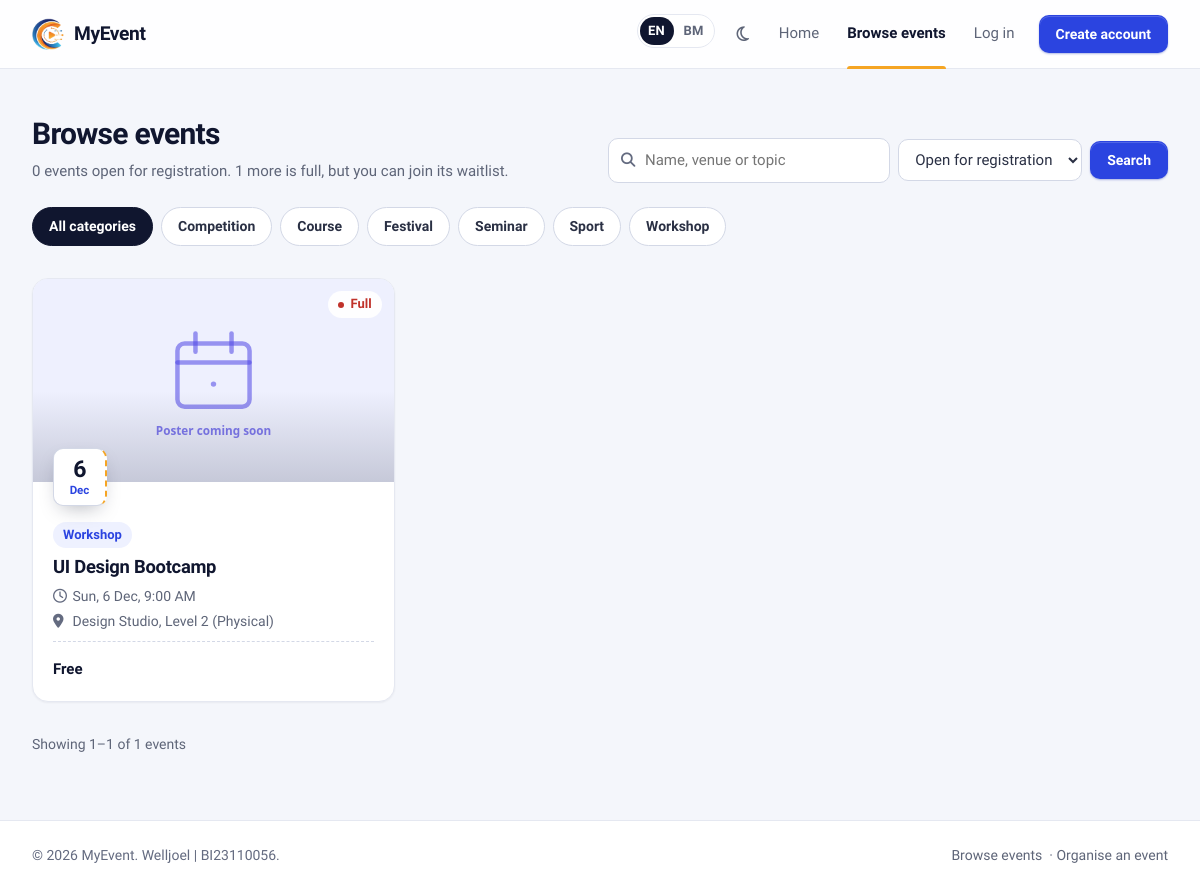
Page /browse_events.php on the committed database.
### tables this page shows
CREATE TABLE IF NOT EXISTS `event_category` (
  `category_id` int(10) unsigned NOT NULL AUTO_INCREMENT,
  `categoryName` varchar(100) NOT NULL,
  `categoryDesc` varchar(100) NOT NULL,
  `createDate` timestamp NOT NULL DEFAULT current_timestamp(),
  PRIMARY KEY (`category_id`)
);

CREATE TABLE IF NOT EXISTS `events` (
  `event_id` int(11) NOT NULL AUTO_INCREMENT,
  `event_name` varchar(255) NOT NULL,
  `description` text DEFAULT NULL,
  `contact_no` varchar(20) DEFAULT NULL,
  `category_id` int(10) unsigned DEFAULT NULL,
  `venue` varchar(255) NOT NULL,
  `event_date` date NOT NULL,
  `event_time` time NOT NULL,
  `end_time` time DEFAULT NULL,
  `mode` enum('Physical','Online','Hybrid') NOT NULL DEFAULT 'Physical',
  `remarks` text DEFAULT NULL,
  `visibility` enum('Public','Private') NOT NULL DEFAULT 'Public',
  `poster_path` varchar(255) DEFAULT NULL,
  `created_by` int(11) DEFAULT NULL,
  `created_at` timestamp NOT NULL DEFAULT current_timestamp(),
  `fee` decimal(10,2) NOT NULL DEFAULT 0.00,
  `reg_close_date` date DEFAULT NULL,
  `max_participants` int(11) NOT NULL DEFAULT 0,
  PRIMARY KEY (`event_id`),
  KEY `category_id` (`category_id`),
  KEY `fk_events_createdby` (`created_by`),
  KEY `idx_events_date` (`event_date`),
  CONSTRAINT `events_ibfk_1` FOREIGN KEY (`category_id`) REFERENCES `event_category` (`category_id`) ON DELETE SET NULL ON UPDATE CASCADE,
  CONSTRAINT `fk_events_createdby` FOREIGN KEY (`created_by`) REFERENCES `users` (`user_id`) ON DELETE SET NULL ON UPDATE CASCADE,
  CONSTRAINT `chk_events_fee` CHECK (`fee` >= 0),
  CONSTRAINT `chk_events_capacity` CHECK (`max_participants` >= 0)
);

### include/i18n.php (called while the page is built, shortened)
<?php
function current_locale(): string
{
    return $GLOBALS['__locale'] ?? default_locale();
}
function translations(string $locale): array
{
    static $cache = [];
    if (!isset($cache[$locale])) {
        $file = __DIR__ . '/../lang/' . $locale . '.php';
        $cache[$locale] = $locale !== 'en' && is_file($file) ? (array) require $file : [];
    }
    return $cache[$locale];
}
function __(string $text, array $params = []): string
{
    $out = translations(current_locale())[$text] ?? $text;
    if ($params) {
        $pairs = [];
        foreach ($params as $k => $v) {
            $pairs['{' . $k . '}'] = (string) $v;
        }
        $out = strtr($out, $pairs);
    }
    return $out;
}
function t(string $text, array $params = []): string
{
    return e(__($text, $params));
}
function _n(string $singular, string $plural, int $n, array $params = []): string
{
    return __($n === 1 ? $singular : $plural, $params + ['n' => $n]);
}
function ldate(string $format, $time = null): string
{
    $ts = $time === null ? time() : (is_int($time) ? $time : strtotime((string) $time));
    $out = date($format, $ts);
    if (current_locale() !== 'ms') {
        return $out;
    }
    static $names = [
        'Monday' => 'Isnin', 'Tuesday' => 'Selasa', 'Wednesday' => 'Rabu', 'Thursday' => 'Khamis',
        'Friday' => 'Jumaat', 'Saturday' => 'Sabtu', 'Sunday' => 'Ahad',
        'January' => 'Januari', 'February' => 'Februari', 'March' => 'Mac', 'April' => 'April', 'June' => 'Jun',
        'July' => 'Julai', 'August' => 'Ogos', 'September' => 'September', 'October' => 'Oktober',
        'November' => 'November', 'December' => 'Disember',
        'Mon' => 'Isn', 'Tue' => 'Sel', 'Wed' => 'Rab', 'Thu' => 'Kha', 'Fri' => 'Jum', 'Sat' => 'Sab', 'Sun' => 'Ahd',
        'Jan' => 'Jan', 'Feb' => 'Feb', 'Mar' => 'Mac', 'Apr' => 'Apr', 'May' => 'Mei', 'Jun' => 'Jun', 'Jul' => 'Jul',
        'Aug' => 'Ogo', 'Sep' => 'Sep', 'Oct' => 'Okt', 'Nov' => 'Nov', 'Dec' => 'Dis',
        'AM' => 'PG', 'PM' => 'PTG',
    ];
    return preg_replace_callback('/\b(' . implode('|', array_map('preg_quote', array_keys($names))) . ')\b/',
        static fn($m) => $names[$m[1]], $out);
}

### include/security.php (called while the page is built, shortened)
<?php
function e($value): string
{
    return htmlspecialchars((string) ($value ?? ''), ENT_QUOTES | ENT_SUBSTITUTE, 'UTF-8');
}

### include/waitlist.php (called while the page is built, shortened)
<?php
function sql_has_free_place(string $alias = 'e'): string
{
    return "($alias.max_participants = 0 OR (SELECT COUNT(*) FROM registrations rfp
             WHERE rfp.event_id = $alias.event_id AND rfp.approval_status <> 'Rejected') < $alias.max_participants)";
}

### public/browse_events.php (the view, shortened to what this page needs)
<?php
require_once __DIR__ . '/../config.php';
$q        = trim((string) ($_GET['q'] ?? ''));
$category = (int) ($_GET['category'] ?? ($_GET['category_id'] ?? 0));
$show     = ($_GET['show'] ?? '') === 'all' ? 'all' : 'open';
$where  = "e.visibility = 'Public' AND e.event_date >= CURDATE()";
$types  = '';
$params = [];
if ($show === 'open') {
    $where .= ' AND COALESCE(e.reg_close_date, e.event_date) >= CURDATE()';
}
$from  = 'FROM events e LEFT JOIN event_category c ON c.category_id = e.category_id';
$total = (int) db_value($conn, "SELECT COUNT(*) $from WHERE $where", $types, $params);
$full  = $show === 'open' ? (int) db_value($conn, "SELECT COUNT(*) $from WHERE $where AND NOT " . sql_has_free_place(), $types, $params) : 0;
$p     = paginate($total, 12);
$events = db_all($conn,
    "SELECT e.event_id, e.event_name, e.event_date, e.event_time, e.venue, e.mode, e.fee, e.poster_path,
            e.max_participants, e.reg_close_date, c.categoryName,
            (SELECT COUNT(*) FROM registrations r WHERE r.event_id = e.event_id AND r.approval_status <> 'Rejected') AS taken
     $from WHERE $where
     ORDER BY e.event_date ASC, e.event_time ASC
     LIMIT ? OFFSET ?", $types . 'ii', array_merge($params, [$p['per_page'], $p['offset']]));
$categories = db_all($conn, 'SELECT category_id, categoryName FROM event_category ORDER BY categoryName');
include ROOT_PATH . '/include/layout/public_start.php';
?>
<section class="section">
    <div class="section-head">
        <div>
            <h1 class="page-title"><?= t('Browse events') ?></h1>
            <p><?php
                if ($show === 'open') {
                    $__summary = $q !== '' ? _n('{n} event open for registration matching “{q}”.', '{n} events open for registration matching “{q}”.', $total - $full, ['q' => $q])
                                           : _n('{n} event open for registration.', '{n} events open for registration.', $total - $full);
                    if ($full) {
                        $__summary .= ' ' . _n('{n} more is full, but you can join its waitlist.', '{n} more are full, but you can join their waitlists.', $full);
                    }
                } else {
                    $__summary = $q !== '' ? _n('{n} event coming up matching “{q}”.', '{n} events coming up matching “{q}”.', $total, ['q' => $q])
                                           : _n('{n} event coming up.', '{n} events coming up.', $total);
                }
                echo e($__summary);
            ?></p>
        </div>
        <form class="toolbar toolbar-end" method="GET" role="search">
            <label class="search-box">
                <i class="fa-solid fa-magnifying-glass" aria-hidden="true"></i>
                <input class="input" type="search" name="q" value="<?= e($q) ?>" placeholder="<?= t('Name, venue or topic') ?>">
            </label>
            <select id="b-show" class="input" name="show" data-autosubmit>
                <option value="open"<?= $show === 'open' ? ' selected' : '' ?>><?= t('Open for registration') ?></option>
            </select>
            <button class="btn btn-primary" type="submit"><?= t('Search') ?></button>
        </form>
    </div>
    <nav class="chips" aria-label="<?= t('Categories') ?>">
        <a class="chip<?= $category === 0 ? ' is-active' : '' ?>" href="<?= e(url_with(['category' => null, 'category_id' => null, 'page' => null])) ?>"<?= $category === 0 ? ' aria-current="true"' : '' ?>><?= t('All categories') ?></a>
        <?php foreach ($categories as $c): $on = $category === (int) $c['category_id']; ?>
            <a class="chip<?= $on ? ' is-active' : '' ?>" href="<?= e(url_with(['category' => (int) $c['category_id'], 'category_id' => null, 'page' => null])) ?>"<?= $on ? ' aria-current="true"' : '' ?>><?= e($c['categoryName']) ?></a>
        <?php endforeach; ?>
    </nav>
    <?php if ($events): ?>
        <div class="event-grid">
            <?php foreach ($events as $ev) { include ROOT_PATH . '/include/partials/event_card.php'; } ?>
        </div>
        <?= render_pagination($p, 'events') ?>
    <?php endif; ?>
</section>
<?php include ROOT_PATH . '/include/layout/public_end.php'; ?>

### include/partials/event_card.php (shortened to what this page needs)
<?php
$__close  = $ev['reg_close_date'] ?: $ev['event_date'];
$__closed = $__close < date('Y-m-d');
$__full   = (int) $ev['max_participants'] > 0 && (int) $ev['taken'] >= (int) $ev['max_participants'];
?>
<article class="event-card">
    <div class="event-card-media">
        <img src="<?= e(poster_url($ev['poster_path'])) ?>" alt="" loading="lazy">
        <?= datestub($ev['event_date']) ?>
        <?php if ($__closed): ?>
            <span class="badge event-card-tag"><?= t('Registration closed') ?></span>
        <?php elseif ($__full): ?>
            <span class="badge badge-danger event-card-tag"><?= t('Full') ?></span>
        <?php endif; ?>
    </div>
    <div class="event-card-body">
        <span class="badge badge-brand no-dot badge-start"><?= e($ev['categoryName'] ?? __('General')) ?></span>
        <h3 class="event-card-title"><a href="<?= e(BASE_URL) ?>event_detail.php?id=<?= (int) $ev['event_id'] ?>"><?= e($ev['event_name']) ?></a></h3>
        <div class="event-card-meta">
            <span><i class="fa-regular fa-clock" aria-hidden="true"></i> <?= e(ldate('D, j M', $ev['event_date'])) ?>, <?= e(ldate('g:i A', $ev['event_time'])) ?></span>
            <span><i class="fa-solid fa-location-dot" aria-hidden="true"></i> <?= e($ev['venue']) ?> (<?= e(status_label($ev['mode'])) ?>)</span>
        </div>
        <div class="event-card-foot">
            <span class="event-card-fee"><?= e(format_fee($ev['fee'])) ?></span>
        </div>
    </div>
</article>

### include/helpers.php (shortened to what this page needs)
<?php
function poster_url(?string $file): string
{
    return BASE_URL . 'assets/img/event-placeholder.svg';
}
function format_fee($fee): string
{
    $amount = (float) $fee;
    return $amount > 0 ? 'RM ' . number_format($amount, 2) : __('Free');
}
function datestub(?string $date): string
{
    if (!$date || !($ts = strtotime($date))) {
        return '<span class="datestub is-past" aria-label="' . e(__('No date')) . '"><b>–</b><span>' . e(__('TBA')) . '</span></span>';
    }
    $past = date('Y-m-d', $ts) < date('Y-m-d') ? ' is-past' : '';
    return '<span class="datestub' . $past . '" aria-label="' . e(ldate('j F Y', $ts)) . '"><b>'
        . date('j', $ts) . '</b><span>' . e(ldate('M', $ts)) . '</span></span>';
}
function status_label(string $value): string
{
    $labels = [
        'Approved' => __('Approved'), 'Pending' => __('Pending'), 'Rejected' => __('Rejected'),
        'Present' => __('Present'), 'Absent' => __('Absent'),
        'Public' => __('Public'), 'Private' => __('Private'),
        'Admin' => __('Admin'), 'User' => __('User'),
        'Student' => __('Student'), 'Staff' => __('Staff'),
        'Physical' => __('Physical'), 'Online' => __('Online'), 'Hybrid' => __('Hybrid'),
        'Unknown' => __('Unknown'),
    ];
    return $labels[$value] ?? $value;
}
function paginate(int $total, int $perPage = 10, string $param = 'page'): array
{
    $pages = max(1, (int) ceil($total / $perPage));
    $page  = min($pages, max(1, (int) ($_GET[$param] ?? 1)));
    return ['page' => $page, 'per_page' => $perPage, 'total' => $total, 'pages' => $pages, 'offset' => ($page - 1) * $perPage];
}
function url_with(array $changes): string
{
    $query = array_merge($_GET, $changes);
    $query = array_filter($query, static fn($v) => $v !== null && $v !== '');
    $path  = strtok($_SERVER['REQUEST_URI'] ?? '', '?');
    return $path . ($query ? '?' . http_build_query($query) : '');
}
function render_pagination(array $p, string $noun = 'results', string $param = 'page'): string
{
    $nouns = [
        'results' => __('Showing {from}–{to} of {total} results'),
        'events' => __('Showing {from}–{to} of {total} events'),
        'entries' => __('Showing {from}–{to} of {total} entries'),
        'users' => __('Showing {from}–{to} of {total} users'),
        'participants' => __('Showing {from}–{to} of {total} participants'),
        'registrations' => __('Showing {from}–{to} of {total} registrations'),
        'notifications' => __('Showing {from}–{to} of {total} notifications'),
    ];
    $from = $p['offset'] + 1;
    $to   = min($p['total'], $p['offset'] + $p['per_page']);
    $html = '<nav class="pagination" aria-label="' . e(__('Pagination')) . '"><span>'
          . e(strtr($nouns[$noun] ?? $nouns['results'], ['{from}' => $from, '{to}' => $to, '{total}' => $p['total']])) . '</span>';
    return $html . '</nav>';
}
function db_all(mysqli $conn, string $sql, string $types = '', array $params = []): array
{
    $stmt = $conn->prepare($sql);
    if ($types !== '') {
        $stmt->bind_param($types, ...$params);
    }
    $stmt->execute();
    $rows = $stmt->get_result()->fetch_all(MYSQLI_ASSOC);
    return $rows;
}
function db_value(mysqli $conn, string $sql, string $types = '', array $params = [])
{
    $stmt = $conn->prepare($sql);
    $stmt->execute();
    $row = $stmt->get_result()->fetch_row();
    return $row[0] ?? null;
}

### public/assets/css/public.css (style rules this page uses)
body.public { background: var(--paper); }
.section { max-width: 1280px; margin: 0 auto; padding: var(--sp-12) var(--sp-8) var(--sp-16); }
.section-head { display: flex; align-items: flex-end; justify-content: space-between; gap: var(--sp-4); flex-wrap: wrap; margin-bottom: var(--sp-6); }
.section-head p { color: var(--muted); margin: var(--sp-2) 0 0; }
.chips { display: flex; flex-wrap: wrap; gap: var(--sp-2); margin-bottom: var(--sp-8); }
.chip { padding: var(--sp-2) var(--sp-4); border-radius: 999px; border: 1px solid var(--line-strong); background: var(--surface); color: var(--text); text-decoration: none; font-size: var(--fs-sm); font-weight: 600; }
.chip.is-active { background: var(--ink); border-color: var(--ink); color: var(--on-ink); }
.event-grid { display: grid; grid-template-columns: repeat(auto-fill, minmax(290px, 1fr)); gap: var(--sp-6); }
.event-card { position: relative; display: flex; flex-direction: column; background: var(--surface); border: 1px solid var(--line); border-radius: var(--radius-lg); overflow: hidden; box-shadow: var(--shadow-sm); transition: box-shadow 0.2s ease, transform 0.2s ease, border-color 0.2s ease; }
.event-card-media { position: relative; aspect-ratio: 16 / 9; background: var(--blue-tint); }
.event-card-media img { position: absolute; inset: 0; width: 100%; height: 100%; object-fit: cover; display: block; transition: transform 0.4s ease; }
.event-card-media { overflow: visible; }
.event-card-media::after { content: ""; position: absolute; inset: 0; background: linear-gradient(to top, rgba(16, 22, 47, 0.18), transparent 45%); pointer-events: none; }
.event-card-media .datestub { z-index: 1; }
.event-card-media .datestub { position: absolute; left: var(--sp-5); bottom: -24px; box-shadow: 0 8px 20px -8px rgba(16, 22, 47, 0.35); }
.event-card-body { padding: var(--sp-10) var(--sp-5) var(--sp-5); display: flex; flex-direction: column; gap: var(--sp-2); flex: 1; }
.event-card-title { font-size: 1.15rem; letter-spacing: -0.015em; }
.event-card-title a { color: inherit; text-decoration: none; }
.event-card-title a::after { content: ""; position: absolute; inset: 0; }
.event-card-meta { color: var(--muted); font-size: var(--fs-sm); display: grid; gap: var(--sp-1); }
.event-card-meta i { width: 16px; color: var(--faint); }
.event-card-foot { margin-top: auto; padding-top: var(--sp-4); display: flex; align-items: center; justify-content: space-between; border-top: 1px dashed var(--line-strong); }
.event-card-fee { font-family: var(--font-display); font-weight: 700; color: var(--ink); }
.event-card-tag { position: absolute; top: var(--sp-3); right: var(--sp-3); background: var(--tag-bg); }
.section > .pagination { border-top: 0; padding: var(--sp-8) 0 0; }

### rows in the picture
event_category: categoryName "Competition"
event_category: categoryName "Course"
event_category: categoryName "Festival"
event_category: categoryName "Seminar"
event_category: categoryName "Sport"
event_category: categoryName "Workshop"
events: event_date "6", event_date "Dec", category.categoryName "Workshop", event_name "UI Design Bootcamp", event_date "Sun, 6 Dec", event_time "9:00 AM", venue "Design Studio, Level 2", mode "Physical", fee "Free"

### other values in the picture
APP_NAME "MyEvent"
$__short "EN"
$__short "BM"
t('Home') "Home"
t('Browse events') "Browse events"
t('Log in') "Log in"
t('Create account') "Create account"
$__summary "0 events open for registration. 1 more is full, but you can join its waitlist."
t('Search') "Search"
t('All categories') "All categories"
t('Organise an event') "Organise an event"
form field show "Open for registration"
